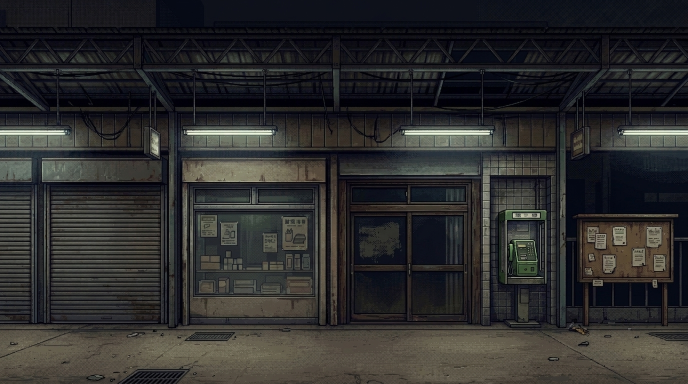
#> input picture assets-src/generated/backgrounds/中央通り・中景.jpg, 1376 x 768 px, found by its file name (shown at 1/2 size); its folder holds only this picture in this run
$ python process-assets.py
#> lines starting #> are read from the running program, lines starting #| are printed output that depends on the picture; after the words box and inside, x2 and y2 are one past the last pixel; in counts of white or black regions, pixels touching at a corner belong together
#!/usr/bin/env python3
"""AI生成原画(JPG)からゲーム用アセット(PNG)を生成する。

- マゼンタ背景を透過化
- スプライト: 32x48 に最近傍縮小 + 16色減色
- 立ち絵: 上半身をクロップして 128x160 に縮小 + 16色減色
- 背景: 320x180 に縮小 + 16色減色
使用法: python3 scripts/process-assets.py
"""
from pathlib import Path
from PIL import Image

SRC = Path("assets-src/generated")
DST = Path("public/assets")
# 横スクロール用のAI背景が用意できたら True にして調査パートの背景も差し替える
WRITE_INVESTIGATION_BG = True

CHAR_IDS = {
    "篠宮健一": "kenichi",
    "郷田清": "goda",
    "郷田大輔": "wataru",
    "松谷 静江": "matsutani",
    "榎本 千夏": "chinatsu",
    "岡田誠": "okada",
    "辰巳茂": "tatsumi",
    "丸福学": "kenta",
}
BG_IDS = {
    "中央通り・中景": "bg_arcade_center_mid",
    "中央通り・遠景": "bg_arcade_center_far",
    "西口・中景": "bg_arcade_west_mid",
    "西口・遠景": "bg_arcade_west_far",
    "東口・中景": "bg_arcade_east_mid",
    "東口・遠景": "bg_arcade_east_far",
    "組合事務所": "bg_shotengai_office",
    "組合事務所・遠景": "bg_shotengai_office_far",
}
EV_IDS = {
    "被害帳簿": "ev_ledger_theft",
    "防犯用VHS": "ev_vhs_tape",
    "大輔のノート": "ev_notebook_page",
    "篠宮文具店の購入控え": "ev_shop_receipt",
    "学の目撃": "ev_kenta_sighting",
    "松谷の報告": "ev_matsutani_report",
    "郷田の発言": "ev_goda_statement",
    "過去の処理記録": "ev_past_settlement",
    "郷田のメモ": "ev_goda_memo",
}

def remove_bg(img: Image.Image, tol: int = 40) -> Image.Image:
    """四隅の色をキーに背景を透過する（ImageChops で高速処理）。"""
    from PIL import ImageChops
    rgb = img.convert("RGB")
    w, h = rgb.size
    r, g, b = rgb.getpixel((2, 2))
    bg = Image.new("RGB", rgb.size, (r, g, b))
    diff = ImageChops.difference(rgb, bg)
    # 各チャンネルの差が tol を超えたら前景
    r_d, g_d, b_d = diff.split()
    mask = Image.eval(
        ImageChops.add(ImageChops.add(r_d, g_d), b_d),
        lambda v: 255 if v > tol * 2 else 0,
    )
    rgb.putalpha(mask)
    return rgb

def trim(img: Image.Image) -> Image.Image:
    bbox = img.getbbox()
    return img.crop(bbox) if bbox else img

def quant16(img: Image.Image) -> Image.Image:
    """16色へ減色（RGBAはアルファを保ち、透明画素のRGBを黒で埋める）。"""
    if img.mode == "RGBA":
        alpha = img.getchannel("A")
        q = img.convert("RGB").quantize(
            colors=16, method=Image.Quantize.MEDIANCUT,
            dither=Image.Dither.FLOYDSTEINBERG,
        ).convert("RGB")
        black = Image.new("RGB", img.size, (0, 0, 0))
        out = Image.composite(q, black, alpha)
        out.putalpha(alpha)
        return out
    return img.quantize(
        colors=16, method=Image.Quantize.MEDIANCUT,
        dither=Image.Dither.FLOYDSTEINBERG,
    )

def to_sprite(img: Image.Image) -> Image.Image:
    """32x48 のキャンバスに全身を収める。"""
    w, h = img.size
    scale = min(32 / w, 48 / h)
    nw, nh = max(1, round(w * scale)), max(1, round(h * scale))
    body = img.resize((nw, nh), Image.NEAREST)
    canvas = Image.new("RGBA", (32, 48), (0, 0, 0, 0))
    canvas.paste(body, ((32 - nw) // 2, (48 - nh) // 2))
    return quant16(canvas)

def to_portrait(img: Image.Image) -> Image.Image:
    """128x160 (4:5) に上半身をクロップ。頭上に余白を残す。"""
    w, h = img.size
    cw = min(w, int(h * 4 / 5))
    cx = (w - cw) // 2
    ch = int(cw * 5 / 4)
    top = max(0, int(h * 0.02))
    crop = img.crop((cx, top, cx + cw, min(h, top + ch)))
    return quant16(crop.resize((128, 160), Image.NEAREST))

def magenta_mask(rgb: Image.Image) -> Image.Image:
    """マゼンタ背景のマスク（255=マゼンタ）を作る。"""
    from PIL import ImageChops
    r, g, b = rgb.split()
    rg = ImageChops.subtract(r, g).point(lambda v: 255 if v > 30 else 0)
    bg_ = ImageChops.subtract(b, g).point(lambda v: 255 if v > 20 else 0)
    mask = ImageChops.multiply(rg, bg_)
    return mask


def clean_background(img: Image.Image) -> Image.Image:
    """マゼンタの余白を暗色で塗りつぶす。"""
    rgb = img.convert("RGB")
    mask = magenta_mask(rgb)
    dark = Image.new("RGB", rgb.size, (16, 16, 20))
    return Image.composite(dark, rgb, mask)


def content_bbox(img: Image.Image, tol: int = 40):
    """マゼンタ余白を除いた内容領域のbboxを返す。"""
    from PIL import ImageChops
    rgb = img.convert("RGB")
    r, g, b = rgb.getpixel((2, 2))
    bg = Image.new("RGB", rgb.size, (r, g, b))
    diff = ImageChops.difference(rgb, bg)
    r_d, g_d, b_d = diff.split()
    mask = Image.eval(
        ImageChops.add(ImageChops.add(r_d, g_d), b_d),
        lambda v: 255 if v > tol * 2 else 0,
    )
    return mask.getbbox()


def cover_resize(img: Image.Image, size):
    """アスペクト比を保って中央 cover クロップし、指定サイズへ縮小する。"""
    tw, th = size
    w, h = img.size
    scale = max(tw / w, th / h)
    nw, nh = round(w * scale), round(h * scale)
    img = img.resize((nw, nh), Image.LANCZOS)
    left = (nw - tw) // 2
    top = (nh - th) // 2
    return img.crop((left, top, left + tw, top + th))


def main() -> None:
    made = []
    # キャラクター: スプライト + 立ち絵
    for jp, cid in CHAR_IDS.items():
        for path in sorted((SRC / "characters").glob(f"{jp}*.jpg")):
            img = remove_bg(Image.open(path))
            body = trim(img)
            suffix = "down" if "伏せ" in path.stem else "normal"
            sprite = to_sprite(body)
            out = DST / "characters" / f"char_{cid}.png"
            if suffix == "down":
                out = DST / "characters" / f"char_{cid}_down.png"
            sprite.save(out)
            made.append(str(out))
            if suffix == "normal":
                portrait = to_portrait(body)
                pout = DST / "portraits" / f"face_{cid}_normal.png"
                portrait.save(pout)
                made.append(str(pout))
            else:
                portrait = to_portrait(body)
                pout = DST / "portraits" / f"face_{cid}_down.png"
                portrait.save(pout)
                made.append(str(pout))
    # 背景
    for jp, bid in BG_IDS.items():
        path = None
        for ext in (".jpg", ".jpeg", ".png"):
            p = SRC / "backgrounds" / f"{jp}{ext}"
            if p.exists():
                path = p
                break
        if not path:
            continue
        img = Image.open(path).convert("RGB")
#> img is the input picture: PIL image 1376x768 RGB; mean R, G, B 44.9, 44.6, 44.4
        box = content_bbox(img)
#> in content_bbox, `r, g, b = rgb.getpixel((2, 2))`: r = 15; g = 14; b = 20
#> in content_bbox, `bg = Image.new("RGB", rgb.size, (r, g, b))`:
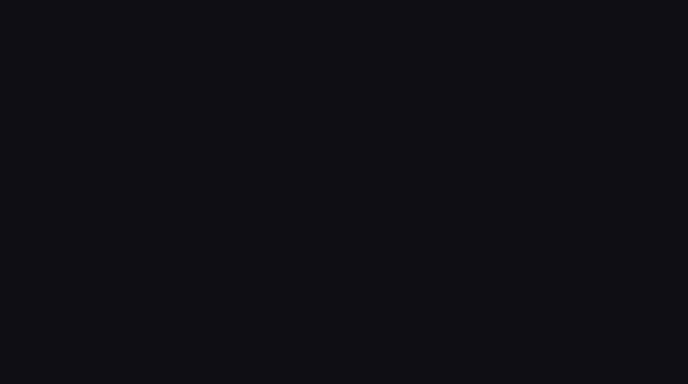
#> bg: PIL image 1376x768 RGB (shown at 1/2 size); mean R, G, B 15, 14, 20
#> in content_bbox, `r_d, g_d, b_d = diff.split()`:
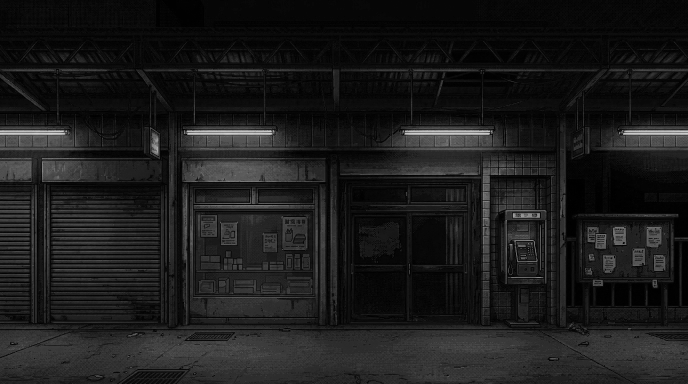
#> b_d: PIL image 1376x768 L (shown at 1/2 size); min 0, max 224, mean 27.3
#> in content_bbox, `mask = Image.eval( ImageChops.add(ImageChops.add(r_d, g_d), b_d), lamb..`:
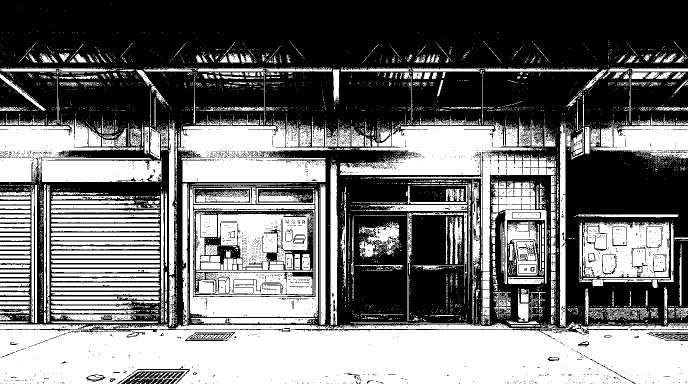
#> mask: PIL image 1376x768 L (shown at 1/2 size); 44.5% white; 5088 white regions (4550 under 20 px), largest, box (x1, y1, x2, y2) and area: (0, 646, 1376, 768) 149176, (680, 242, 1092, 543) 28370, (356, 238, 666, 364) 25561
#> box = (0, 9, 1376, 768)
        if box:
            img = img.crop(box)
#> img: PIL image 1376x759 RGB
        img = clean_background(img)
#> in magenta_mask, `r, g, b = rgb.split()`:
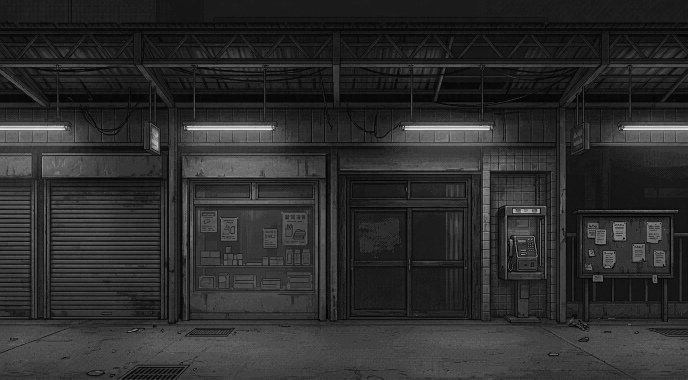
#> b: PIL image 1376x759 L (shown at 1/2 size); min 0, max 244, mean 44.7
#> in magenta_mask, `rg = ImageChops.subtract(r, g).point(lambda v: 255 if v > 30 else 0)`: rg: PIL image 1376x759 L; every value is 0
        img = cover_resize(img, (320, 180))
#> in cover_resize, `return img.crop((left, top, left + tw, top + th))`:
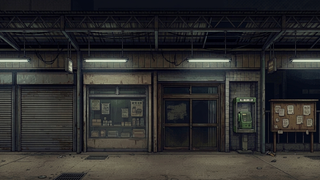
#> returned value: PIL image 320x180 RGB; mean R, G, B 45.3, 44.9, 44.6
        if WRITE_INVESTIGATION_BG:
            quant16(img).save(DST / "backgrounds" / f"{bid}.png")
            made.append(str(DST / "backgrounds" / f"{bid}.png"))

        # ADV会話用背景（story_original に正面絵があればそちらを優先）
        story_path = None
        for ext in (".jpg", ".jpeg", ".png"):
            sp = SRC / "backgrounds" / "story_original" / f"{jp}{ext}"
            if sp.exists():
                story_path = sp
                break
        if story_path:
            s_img = Image.open(story_path).convert("RGB")
            s_box = content_bbox(s_img)
#> s_box = (0, 9, 1376, 768)
            if s_box:
                s_img = s_img.crop(s_box)
            s_img = clean_background(s_img)
            s_img = cover_resize(s_img, (320, 180))
            quant16(s_img).save(DST / "backgrounds" / f"story_{bid}.png")
        else:
            quant16(img).save(DST / "backgrounds" / f"story_{bid}.png")
        made.append(str(DST / "backgrounds" / f"story_{bid}.png"))
    # 証拠アイコン（16×16）
    ev_dir = SRC / "evidence"
    if ev_dir.exists():
        for jp, eid in EV_IDS.items():
            for ext in (".jpg", ".jpeg", ".png"):
                path = ev_dir / f"{jp}{ext}"
                if path.exists():
                    break
            else:
                continue
            img = remove_bg(Image.open(path))
            box = img.getbbox()
            if box:
                img = img.crop(box)
            w, h = img.size
            scale = min(16 / w, 16 / h)
            nw, nh = max(1, round(w * scale)), max(1, round(h * scale))
            body = img.resize((nw, nh), Image.NEAREST)
            canvas = Image.new("RGBA", (16, 16), (0, 0, 0, 0))
            canvas.paste(body, ((16 - nw) // 2, (16 - nh) // 2))
            quant16(canvas).save(DST / "evidence" / f"icon_{eid}.png")
            made.append(str(DST / "evidence" / f"icon_{eid}.png"))
    # UI
    ui_raw = SRC / "ui" / "UI枠.jpg"
    if ui_raw.exists():
        img = Image.open(ui_raw).convert("RGB")
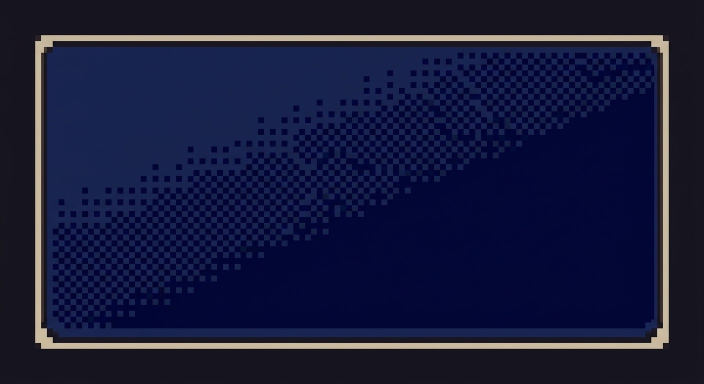
#> input picture assets-src/generated/ui/UI枠.jpg, 1408 x 768 px, found by its file name (shown at 1/2 size)
#> img is the input picture: PIL image 1408x768 RGB; mean R, G, B 23.1, 26.2, 58.5
        img = img.resize((img.width // 4, img.height // 4), Image.NEAREST)
#> img: PIL image 352x192 RGB
        quant16(img).save(DST / "ui" / "ui_frame.png")
#> in quant16 (call 3), `return img.quantize( colors=16, method=Image.Quantize.MEDIANCUT, dithe..`:
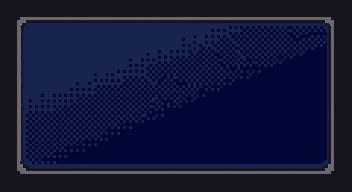
#> returned value: PIL image 352x192 P; mean R, G, B 19, 22.9, 56.8
        made.append(str(DST / "ui" / "ui_frame.png"))
    print(f"{len(made)} 件のアセットを生成:")
    for m in made:
        print(" ", m)

if __name__ == "__main__":
    main()
